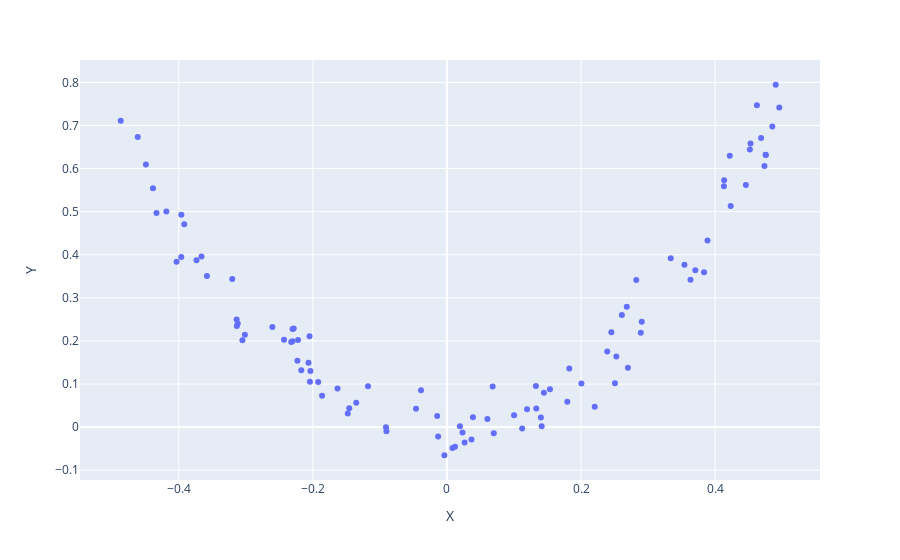

Here is the notebook cell this chart was saved with:
### Code cell
import plotly.express as px

px.scatter(df, x="X", y="Y")
